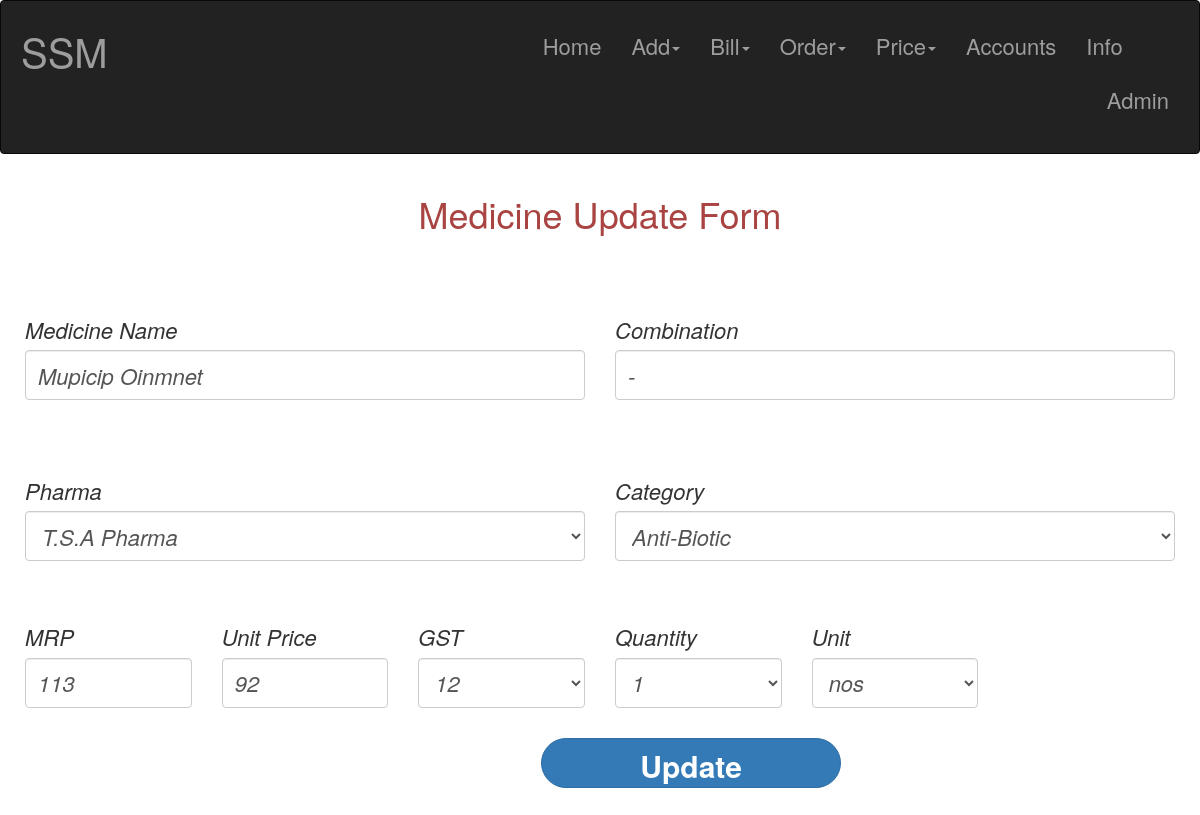
Page /update_medicine/1 on the committed database.
### myapp/models.py (models this page shows)
class Medi(models.Model):
    medicine_name = models.CharField(max_length=30)
    med_combination = models.CharField(max_length=100, null=True, blank=True)
    med_dealer = models.CharField(max_length=50)
    med_category = models.CharField(max_length=20)
    med_mrp = models.IntegerField()
    med_up  =   models.IntegerField()
    med_u_gst = models.IntegerField()
    med_gst = models.IntegerField()
    med_qty = models.IntegerField()
    med_unit = models.CharField(max_length=6)

### myapp/views.py (the view, shortened to what this page needs)
# urls.py: path('update_medicine/<int:id>', views.med_update_form ,name="update medicine"),
def med_update_form(request,id):
    med_data = Medi.objects.get(id=id)
    all_dealer = Dealer_Details.objects.all()
    return render(request,"update/med_update.html",{'id':med_data,'dealers':all_dealer})

### templates/update/med_update.html (shortened to what this page needs)
{% extends 'dynamic/index.html' %}
{% block content %}
{% load static %}
    <link rel="stylesheet" href="{% static 'cssfiles/add_form.css'%}">
<div class="container-fluid bg-dark text-danger py-3">
  <header class="text-center">
    <h1 class="display-6">Medicine Update Form</h1>
  </header>
</div>
<br><br>
  <form action="/update_medicine/{{id.id}}"  method="POST" class="form-row">
    <div class="form-group col-md-6">
      <label for="medicine_name" class="form-label">Medicine Name</label>
      <input type="text" value="{{id.medicine_name}}" class="form-control" id="medicine_name" name="medicine_name" >
    </div>
    <div class="form-group col-md-6">
      <label for="combination" class="form-label">Combination</label>
      <input type="text" value="{{id.med_combination}}" class="form-control" id="combination" name="combination">
      <br><br>
    </div>
    <div class="form-group col-md-6">
      <label for="med_dealer" class="form-label">Pharma</label>
      <select id="med_dealer" class="form-control" name="med_dealer">
        <option selected>{{id.med_dealer}}</option>
      </select>
    </div>
    <div class="col-md-6">
      <label for="med_category" class="form-label">Category</label>
      <select id="med_category"  class="form-control" name="med_category">
        <option>{{id.med_category}}</option>
      </select><br><br>
    </div>
    <div class="col-md-2">
      <label for="med_mrp" class="form-label">MRP</label>
      <input type="number" value={{id.med_mrp}} class="form-control" id="med_mrp" name="med_mrp">
    </div>
    <div class="col-md-2">
      <label for="med_up" class="form-label">Unit Price</label>
      <input type="number" value={{id.med_up}} class="form-control" id="med_up" name="med_up">
    </div>
    <div class="col-md-2">
      <label for="med_gst" class="form-label">GST</label>
      <select id="med_gst"  class="form-control" name="med_gst">
        <option selected>{{id.med_gst}}</option>
      </select>
    </div>
    <div class="col-md-2">
      <label for="med_qty" class="form-label">Quantity</label>
      <select id="med_qty"  class="form-control" name="med_qty">
        <option selected>{{id.med_qty}}</option>
      </select>
    </div>
    <div class="col-md-2">
      <label for="med_unit" class="form-label">Unit</label>
      <select id="med_unit" class="form-control" name="med_unit">
        <option selected>{{id.med_unit}}</option>
      </select>
    </div>
      <button type="submit" class="btn btn-primary">Update</button>
  </form>
{% endblock %}

### static/cssfiles/header.css (style rules this page uses)
* { padding: 0; }

### static/cssfiles/add_form.css (style rules this page uses)
form { margin: 10px; }
.form-label { margin-top: 20px; font-size: 22px; font-weight: lighter; font-style: italic; }
.form-control { height: 50px; font-size: 22px; font-style: italic; }
.btn { margin: 30px; margin-left: 45%; padding-bottom: 10px; justify-content: center; font-weight: bolder; width: 300px; height: 50px; font-size: 30px; border-radius: 50px; }

### rows in the picture
Medi: medicine_name "Mupicip Oinmnet", combination "-", med_dealer "T.S.A Pharma", med_category "Anti-Biotic", med_mrp "113", med_up "92", med_gst "12", med_qty "1", med_unit "nos"
